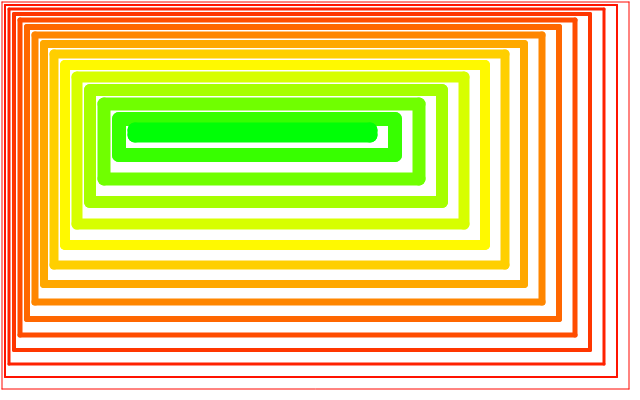
Frame 1 (no input)
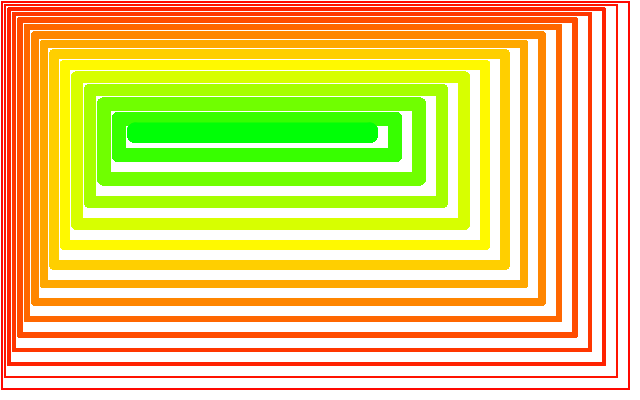
Frame 60 (no input)
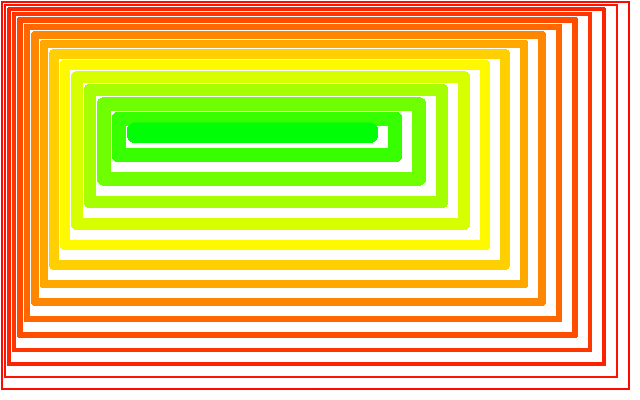
Frame 120 (the mouse pressed at the canvas centre since frame 60)

The p5.js sketch that drew these frames (run headless with seeded random() and noise() and a simulated clock; from frame 60 on, the mouse is pressed at the canvas centre):

// p5.js sketch
// ── sketch.js
const CANVAS_WIDTH = 640;
const CANVAS_HEIGHT = 400;

function setup() {
    createCanvas(CANVAS_WIDTH, CANVAS_HEIGHT);

    background(255);
}

function draw() {
    colorMode(HSB, 360, 100, 100);
    stroke(0);

    let n = 0;
    let x = width;
    let y = height;
    let d = 0;

    do {
        d++;
        strokeWeight(d);
        n += d + 1;
        x -= d + 10;
        y -= d + 10;

        let hueValue = map(n, 0, height, 0, 360);
        stroke(hueValue, 100, 100);

        line(n, n, n, y);
        line(n, y, x, y);
        line(x, y, x, n);
        line(x, n, n, n);
    } while (n < y);
}
